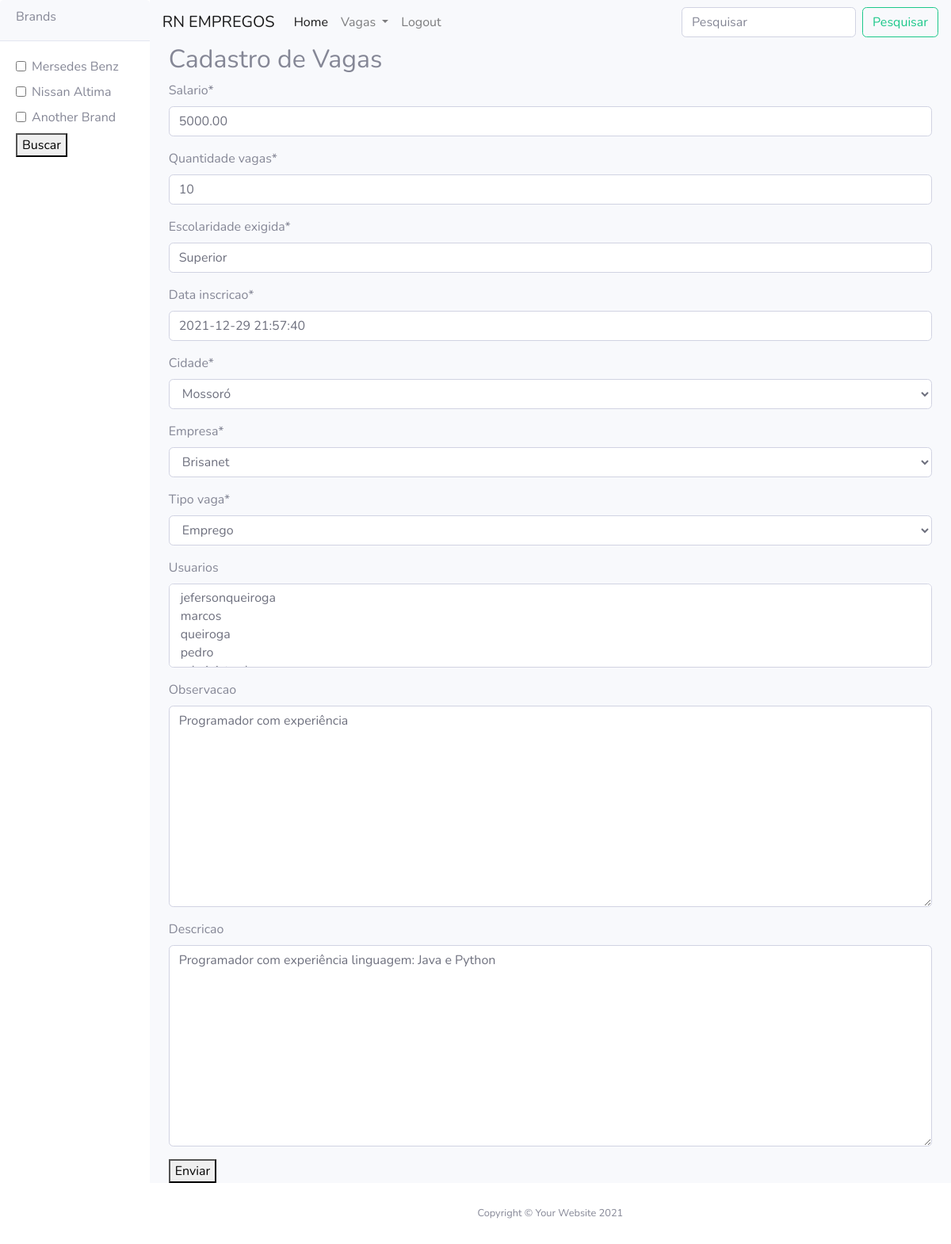
The page /editar_vagas/1/ (signed in) on the database its author committed.
### main/models.py (models this page shows, shortened)
class Vaga(models.Model):
    salario = models.DecimalField(max_digits=8, decimal_places=2)
    quantidade_vagas = models.IntegerField()
    escolaridade_exigida = models.CharField(max_length=150)
    data_inscricao = models.DateTimeField()
    cidade = models.ForeignKey(Cidade,on_delete=models.CASCADE)
    empresa = models.ForeignKey(Empresa,on_delete=models.CASCADE)
    tipo_vaga = models.ForeignKey(TipoVaga,on_delete=models.CASCADE)
    usuarios = models.ManyToManyField(User,blank=True)
    observacao = models.TextField( blank=True)
    descricao = models.TextField( blank=True)

### main/views.py (the view)
# urls.py: path('editar_vagas/<int:id_vaga>/',editar_vagas,name='editar_vagas')
@login_required
def editar_vagas (request,id_vaga):
    vaga = get_object_or_404(Vaga, pk=id_vaga) # traz a vaga pelo id passado.
    if request.method == 'POST':
        form = VagasForm(request.POST,instance=vaga)
        if form.is_valid():
            form.save()
            return redirect('lista_vagas')
    else:
        form = VagasForm(instance=vaga)
    return render(request,'main/form_vagas.html', context={"form": form })

### main/forms.py
class VagasForm(ModelForm):
    class Meta:
        model=Vaga
        fields = '__all__'

### main/models.py (called while the page is built)
    def __str__(self):
        return self.nome

    def __str__(self):
        return self.nome

    def __str__(self):
        return self.nome

### main/templates/main/form_vagas.html (shortened to what this page needs)
{% extends 'base_main.html' %}
{% load crispy_forms_tags %}
{% block centro %}
<h2>Cadastro de Vagas</h2>
<form action="." method="post" >
    {{ form | crispy }}
    <button type="submit">Enviar</button>
</form>
{% endblock %}

### rows shown on the page
Vaga: salario "5000.00", quantidade_vagas "10", escolaridade_exigida "Superior", data_inscricao "2021-12-29 21:57:40", cidade "Mossoró", empresa "Brisanet", tipo_vaga "Emprego", observacao "Programador com experiência", descricao "Programador com experiência linguagem: Java e Python"
